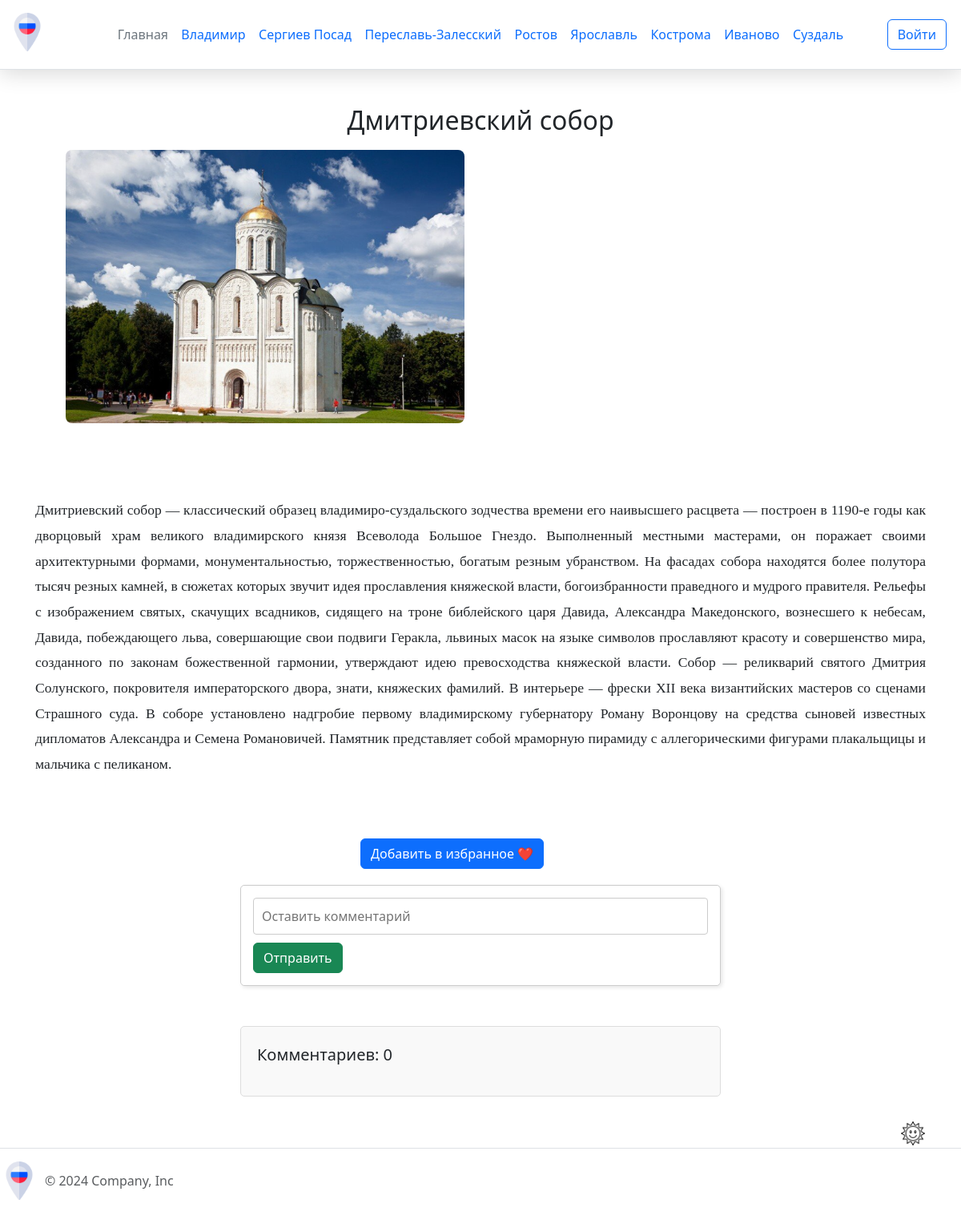
The page /attraction_detail/4 on the database as committed earlier.
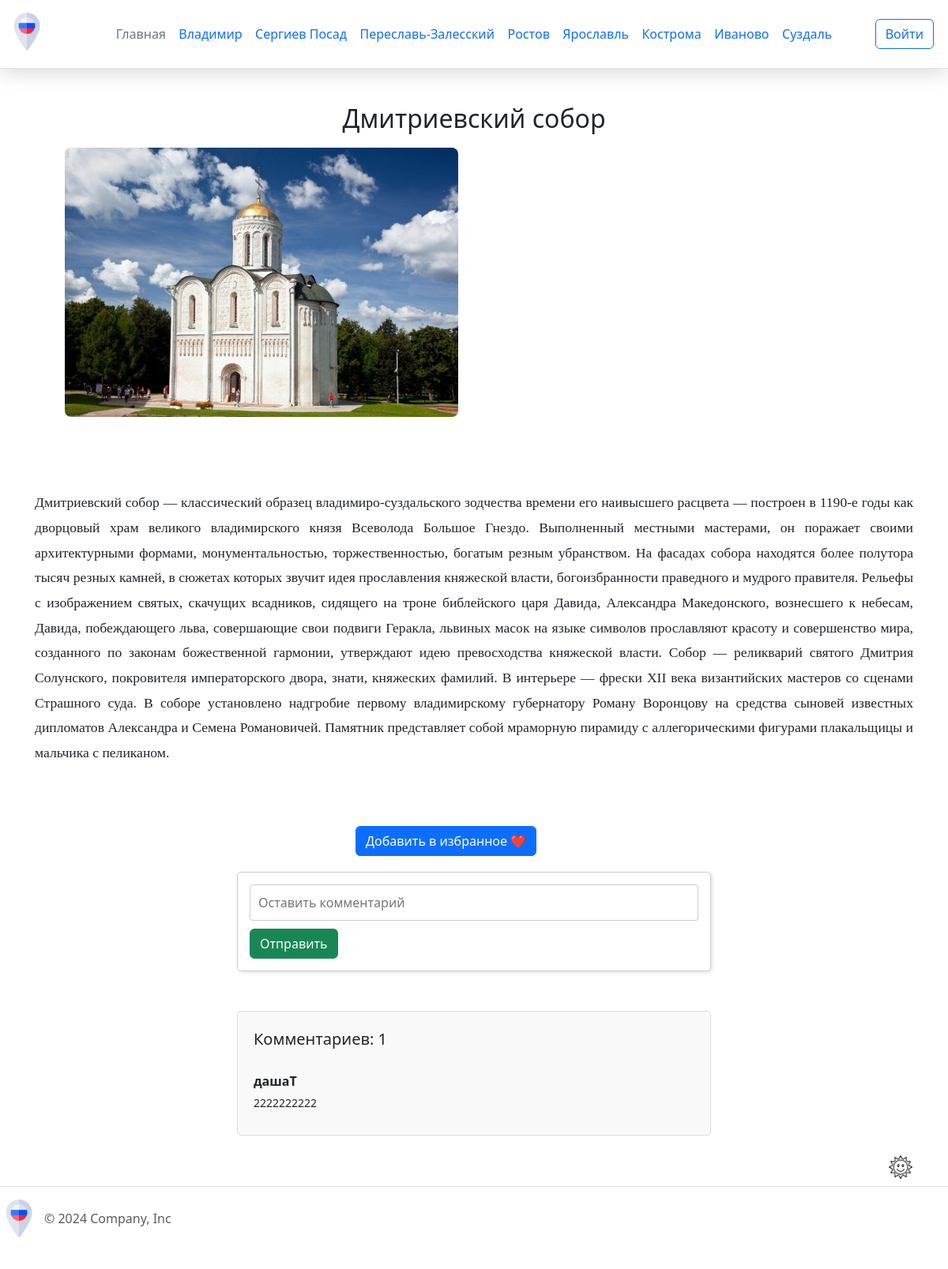
The same page on the database as committed later.
### app.py (models this page shows, shortened)
class City(db.Model):
    city_id = db.Column(db.Integer, primary_key=True)
    city_name = db.Column(db.String(20), nullable=False)
    photo = db.Column(db.LargeBinary, nullable=False)
    description = db.Column(db.Text, nullable=False)

class Feedback(db.Model):
    feedback_id = db.Column(db.Integer, primary_key=True)
    comment = db.Column(db.String(100), nullable=False)
    user_id = db.Column(db.Integer, db.ForeignKey('user.user_id'), nullable=False)
    attraction_id = db.Column(db.Integer, db.ForeignKey('attraction.attraction_id'), nullable=False)

class User(UserMixin, db.Model):
    user_id = db.Column(db.Integer, primary_key=True)
    name = db.Column(db.String(20), nullable=False)
    email = db.Column(db.String(40), nullable=False, unique=True)
    password = db.Column(db.Text, nullable=False)

### app.py (the view, shortened to what this page needs)
@app.route("/attraction_detail/<int:attraction_id>", methods=['POST', 'GET'])
def attraction_detail(attraction_id):
    attraction = Attraction.query.get(attraction_id)
    comments = db.session.query(Feedback, User.name).join(User).filter(Feedback.attraction_id == attraction_id).all()
    coordinates = {'latitude': attraction.latitude, 'longitude': attraction.longitude}
    return render_template('attraction_detail.html', attraction=attraction, comments=comments, coordinates=coordinates)

### app.py (called while the page is built)
@app.context_processor
def inject_cities():
    cities = City.query.all()
    return dict(cities=cities)

### templates/attraction_detail.html (shortened to what this page needs)
{% extends 'base.html' %}
{% block content %}
<div class="attraction-container">
    <h2>{{ attraction.attraction_name }}</h2>
    <div class="attraction-grid">
        <div class="attraction-photo">
            <img src="{{ url_for('static', filename='img/' + attraction.photo) }}" class="img-fluid" alt="{{ attraction.attraction_name }}">
        </div>
        <div id="map" style="width:100%; height:400px;"></div>
        <p class="about">{{ attraction.description }}</p>
    </div>
    <form action="{{ url_for('add_to_favorites', attraction_id=attraction.attraction_id) }}" method="POST">
        <button type="submit" class="btn btn-primary mt-3">Добавить в избранное ❤️</button>
    </form>
    <form method="post" class="comment-container">
        <input type="text" name="comment" placeholder="Оставить комментарий" class="comment-form"><br>
        <button class="btn btn-success" type="submit">Отправить</button>
    </form>
    <div class="comments-section">
        <div>
            <p style="font-size: 20px;">Комментариев: {{ comments|length }}</p>
        </div>
        {% for feedback, username in comments %}
            <div class="comment">
                <div class="comment-username">{{ username }}</div>
                <div class="comment-text">{{ feedback.comment }}</div>
            </div>
        {% endfor %}
    </div>
</div>
{% endblock %}

### templates/base.html (shortened to what this page needs)
<!DOCTYPE html>
<html lang="en">
<head>
    <link href="https://cdn.jsdelivr.net/npm/bootstrap@5.3.3/dist/css/bootstrap.min.css" rel="stylesheet">
    <link rel="stylesheet" href="https://cdnjs.cloudflare.com/ajax/libs/font-awesome/6.2.0/css/all.min.css">
    <link rel="stylesheet" href="{{url_for('static', filename='css/main.css')}}">
    <link rel="stylesheet" href="{{url_for('static', filename='css/dark-theme.css')}}">
</head>
<body>
    <div class="page">
        <header class="d-flex flex-wrap align-items-center justify-content-center justify-content-md-between py-3 mb-4 border-bottom">
          <div class="col-md-3 mb-2 mb-md-0">
            <a href="/" class="d-inline-flex link-body-emphasis text-decoration-none">
              <img class="header__img" src="{{ url_for('static', filename='img/russia.png') }}" alt="russia">
            </a>
          </div>
          <div class="col-md-6 mb-0 mb-md-0 d-flex justify-content-center">
            <ul class="nav col-12 col-md-auto mb-2 justify-content-center mb-md-0 nav-menu">
              <li><a href="{{ url_for('index') }}" class="nav-link px-2 link-secondary">Главная</a></li>
              {% for city in cities %}
                <li class="nav-item">
                  <a class="nav-link" href="{{ url_for('city_detail', city_id=city.city_id) }}">{{ city.city_name }}</a>
                </li>
              {% endfor %}
            </ul>
          </div>
          <div class="col-md-3 text-end">
            {% if current_user.is_authenticated %}
                <a href="{{ url_for('lk') }}">
                    <button type="button" class="btn btn-outline-primary me-2">{{ current_user.name }}</button>
                </a>
            {% else %}
                <a href="{{ url_for('login') }}">
                    <button type="button" class="btn btn-outline-primary me-2">Войти</button>
                </a>
            {% endif %}
          </div>
        </header>
        <div class="content">
            {% block content %}{% endblock %}
        </div>
        <div class="image-button-container">
          <button class="image-button">
            <img src="{{ url_for('static', filename='img/sun.png') }}" alt="Sun" class="button-image">
          </button>
        </div>
        <footer class="d-flex flex-wrap justify-content-between align-items-center py-3 my-4 border-top">
            <div class="col-md-4 d-flex align-items-center">
              <a href="/" class="mb-3 me-2 mb-md-0 text-body-secondary text-decoration-none lh-1">
                <img class="header__img" src="{{ url_for('static', filename='img/russia.png') }}" alt="russia">
              </a>
              <span class="mb-3 mb-md-0 text-body-secondary">© 2024 Company, Inc</span>
            </div>
        </footer>
    </div>
</body>
</html>

Rows that differ between the two databases and show on the page:
added Feedback: name "дашаT", comment "2222222222"
Other text that changed with them:
{{ comments|length }}: "0" → "1"
